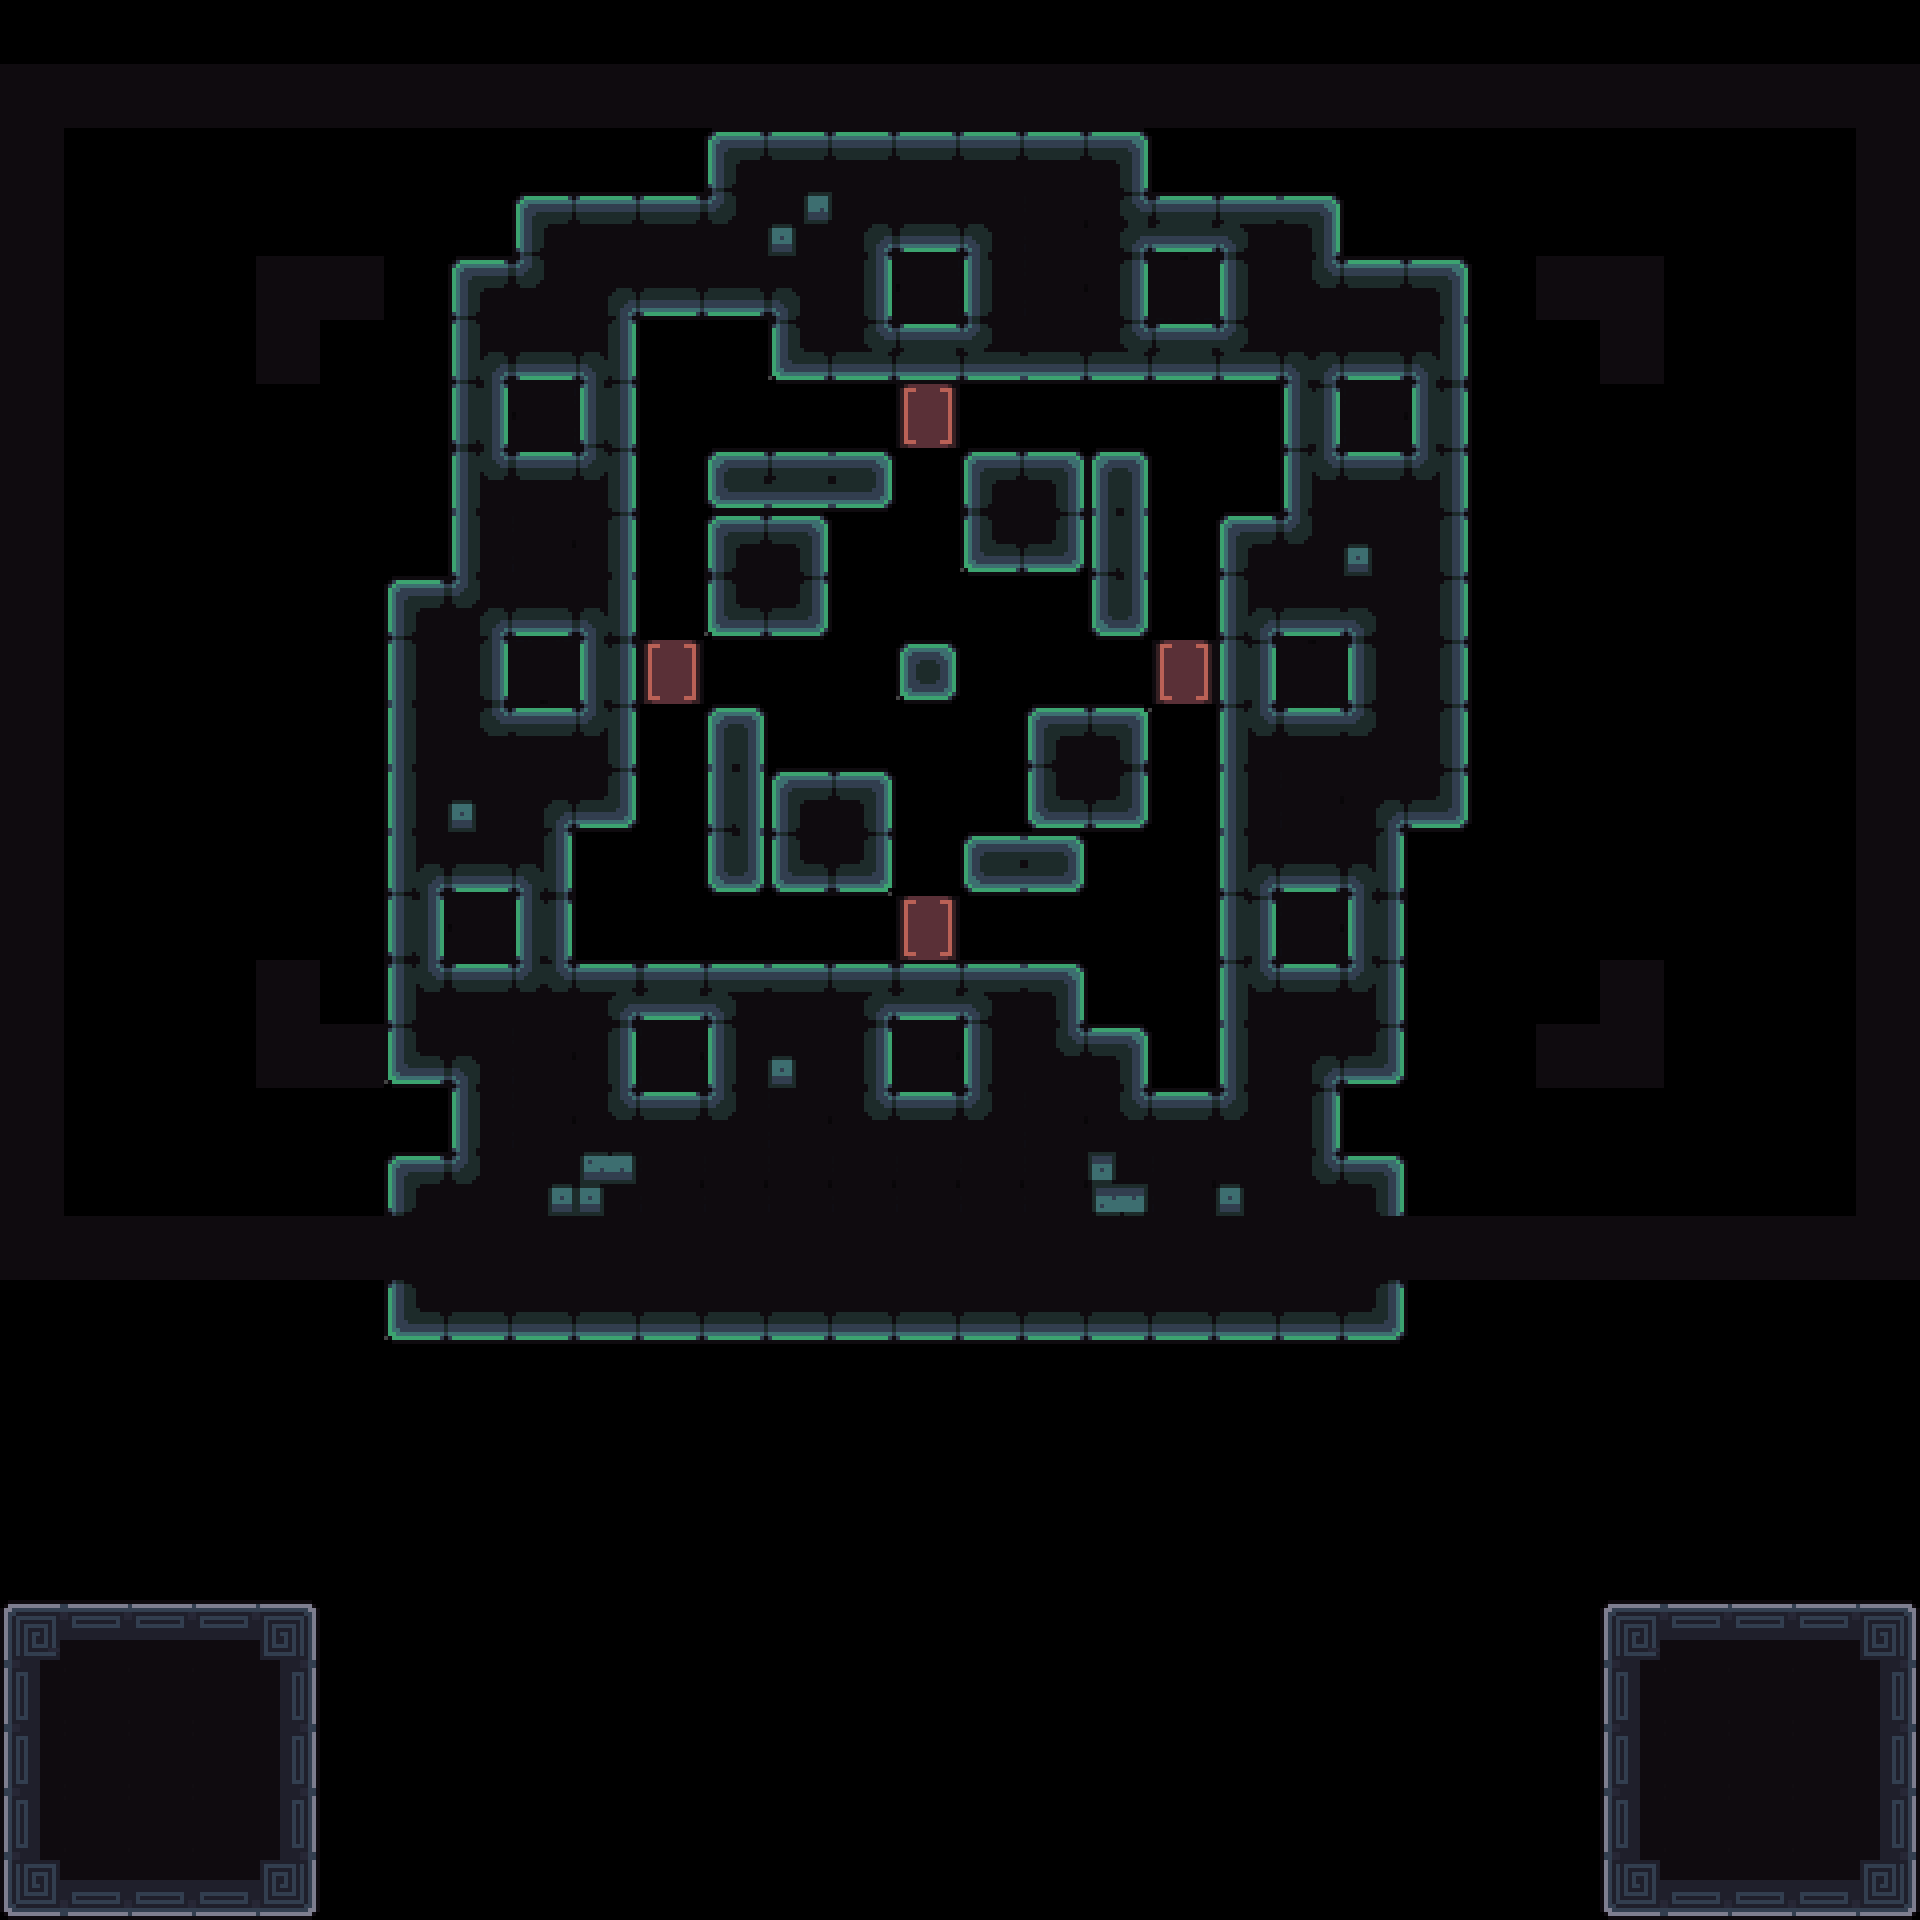

This game map was drawn from its Tiled (.tmx) file and the tilesets committed beside it. A one-line description and the trimmed map source follow:
An orthogonal 30x30 tile map with 64x64 px tiles, 4 tile layers (Decoration, Main, Exit, Border) and 22 objects (11x Spike, 4x Battery, 2x 1, Camera1, Camera2, ...).

<map version="1.10" tiledversion="1.11.2" orientation="orthogonal" renderorder="right-down" width="30" height="30" tilewidth="64" tileheight="64" infinite="0" nextlayerid="8" nextobjectid="125">
 <tileset firstgid="1" source="../tilesets/tileset_d.tsx" />
 <objectgroup id="4" name="Triggers">
  <object id="23" name="Camera1" x="960" y="672">
   <point />
  </object>
  <object id="24" name="Camera2" x="704" y="480">
   <point />
  </object>
  <object id="28" name="Win" x="0" y="64" width="1920" height="1216" />
  <object id="29" name="Unactive" x="0" y="1600" width="320" height="320" />
  <object id="120" name="Data" type="1" x="0" y="0" width="63.6932" height="63.6932">
   <properties>
    <property name="bg" value="green" />
    <property name="level_number" type="int" value="26" />
    <property name="level_unlock" value="10, 12, 15, 27" />
   </properties>
  </object>
 </objectgroup>
 <layer id="3" name="Decoration" width="30" height="30">
  <data>[900 cells, 4 non-empty, 1 distinct tile ids]</data>
 </layer>
 <layer id="7" name="Main" width="30" height="30">
  <data>[900 cells, 239 non-empty, 29 distinct tile ids]</data>
 </layer>
 <layer id="6" name="Exit" width="30" height="30">
  <data>[900 cells, 44 non-empty, 10 distinct tile ids]</data>
 </layer>
 <objectgroup id="2" name="Entities">
  <object id="106" name="Player0" type="1" x="832" y="704" width="63.6932" height="63.6932" />
  <object id="107" name="Box" x="640" y="576" width="62.4743" height="62.4743" />
  <object id="108" name="Battery" x="896" y="896" width="63.6932" height="63.6932" />
  <object id="111" name="Battery" x="1152" y="640" width="63.6932" height="63.6932" />
  <object id="112" name="Battery" x="896" y="384" width="63.6932" height="63.6932" />
  <object id="113" name="Battery" x="640" y="640" width="63.6932" height="63.6932" />
  <object id="109" name="Spike" x="896" y="1024" width="63.5" height="63.5" />
  <object id="114" name="Spike" x="1280" y="640" width="63.5" height="63.5" />
  <object id="115" name="Spike" x="896" y="256" width="63.5" height="63.5" />
  <object id="121" name="Spike" x="1344" y="384" width="63.5" height="63.5" />
  <object id="122" name="Spike" x="1152" y="1024" width="63.5" height="63.5" />
  <object id="123" name="Spike" x="448" y="896" width="63.5" height="63.5" />
  <object id="116" name="Spike" x="1152" y="256" width="63.5" height="63.5" />
  <object id="117" name="Spike" x="512" y="384" width="63.5" height="63.5" />
  <object id="118" name="Spike" x="640" y="1024" width="63.5" height="63.5" />
  <object id="119" name="Spike" x="1280" y="896" width="63.5" height="63.5" />
  <object id="110" name="Spike" x="512" y="640" width="63.5" height="63.5" />
 </objectgroup>
 <layer id="1" name="Border" width="30" height="30">
  <data>[900 cells, 106 non-empty, 1 distinct tile ids]</data>
 </layer>
</map>
